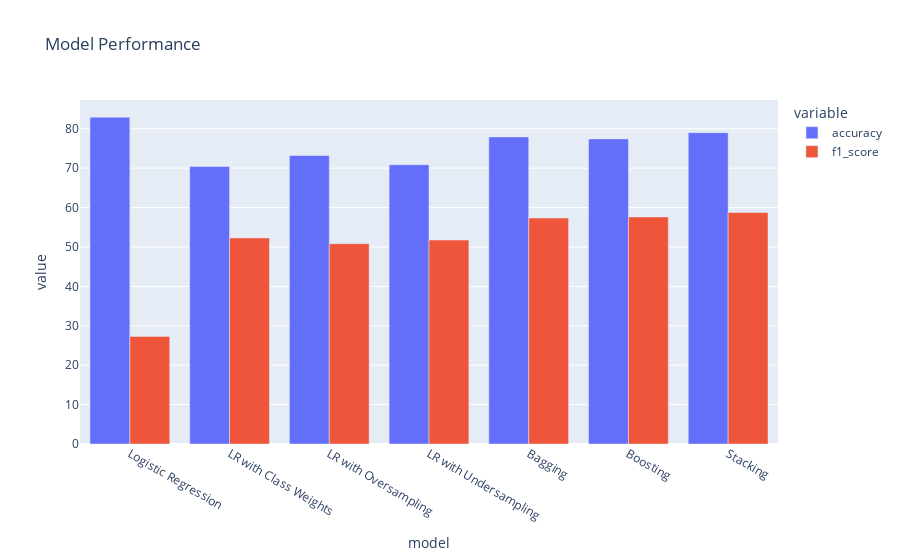

Here is the notebook cell this chart was saved with:
### Markdown cell above
Lets compare the performance of each model w.r.t Accuracy and F1 Score

### Code cell
fig = px.bar(log_metrics, x='model', y=['accuracy', 'f1_score'], barmode='group', title='Model Performance')

fig.show()

### Figure 1 — Plotly figure (JSON) as saved in the notebook; plotly's stock layout.template omitted (floating-point values rounded to 4 significant figures)
{"data": [{"alignmentgroup": "True", "hovertemplate": "variable=accuracy<br>model=%{x}<br>value=%{y}<extra></extra>", "legendgroup": "accuracy", "marker": {"color": "#636efa", "pattern": {"shape": ""}}, "name": "accuracy", "offsetgroup": "accuracy", "orientation": "v", "showlegend": true, "textposition": "auto", "type": "bar", "x": ["Logistic Regression", "LR with Class Weights", "LR with Oversampling", "LR with Undersampling", "Bagging", "Boosting", "Stacking"], "xaxis": "x", "y": [82.93, 70.41, 73.21, 70.88, 77.94, 77.43, 79.01], "yaxis": "y"}, {"alignmentgroup": "True", "hovertemplate": "variable=f1_score<br>model=%{x}<br>value=%{y}<extra></extra>", "legendgroup": "f1_score", "marker": {"color": "#EF553B", "pattern": {"shape": ""}}, "name": "f1_score", "offsetgroup": "f1_score", "orientation": "v", "showlegend": true, "textposition": "auto", "type": "bar", "x": ["Logistic Regression", "LR with Class Weights", "LR with Oversampling", "LR with Undersampling", "Bagging", "Boosting", "Stacking"], "xaxis": "x", "y": [27.31, 52.3, 50.85, 51.77, 57.34, 57.62, 58.74], "yaxis": "y"}], "layout": {"barmode": "group", "legend": {"title": {"text": "variable"}, "tracegroupgap": 0}, "title": {"text": "Model Performance"}, "xaxis": {"anchor": "y", "domain": [0, 1], "title": {"text": "model"}}, "yaxis": {"anchor": "x", "domain": [0, 1], "title": {"text": "value"}}}}
